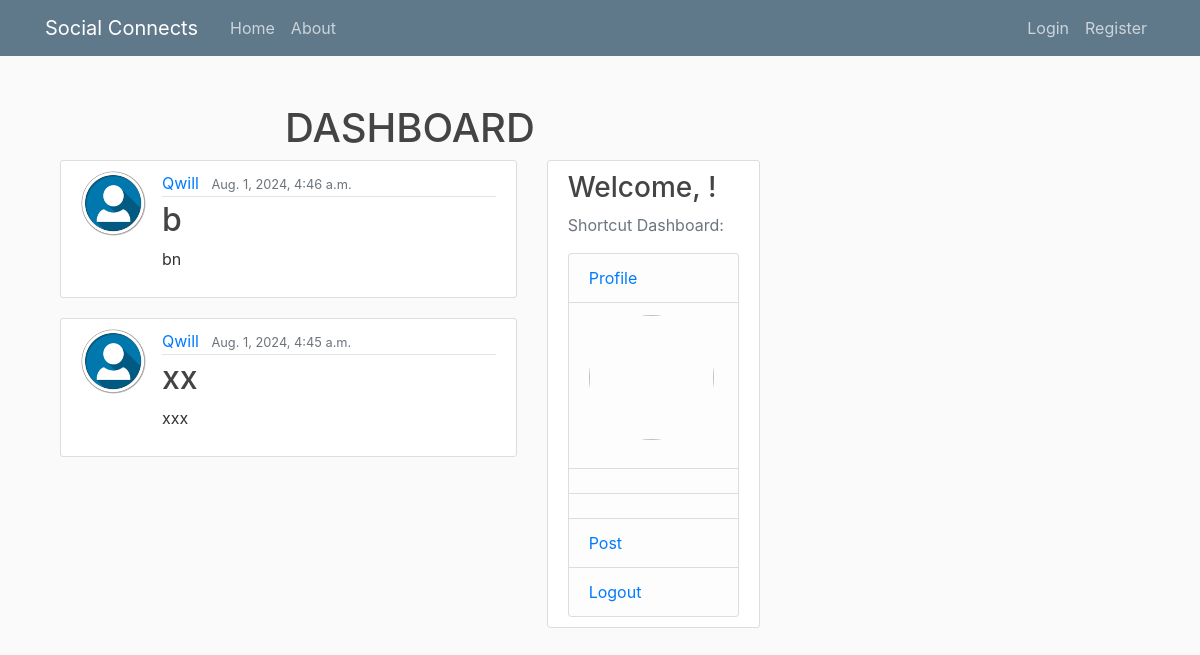
The app's page /, older data.
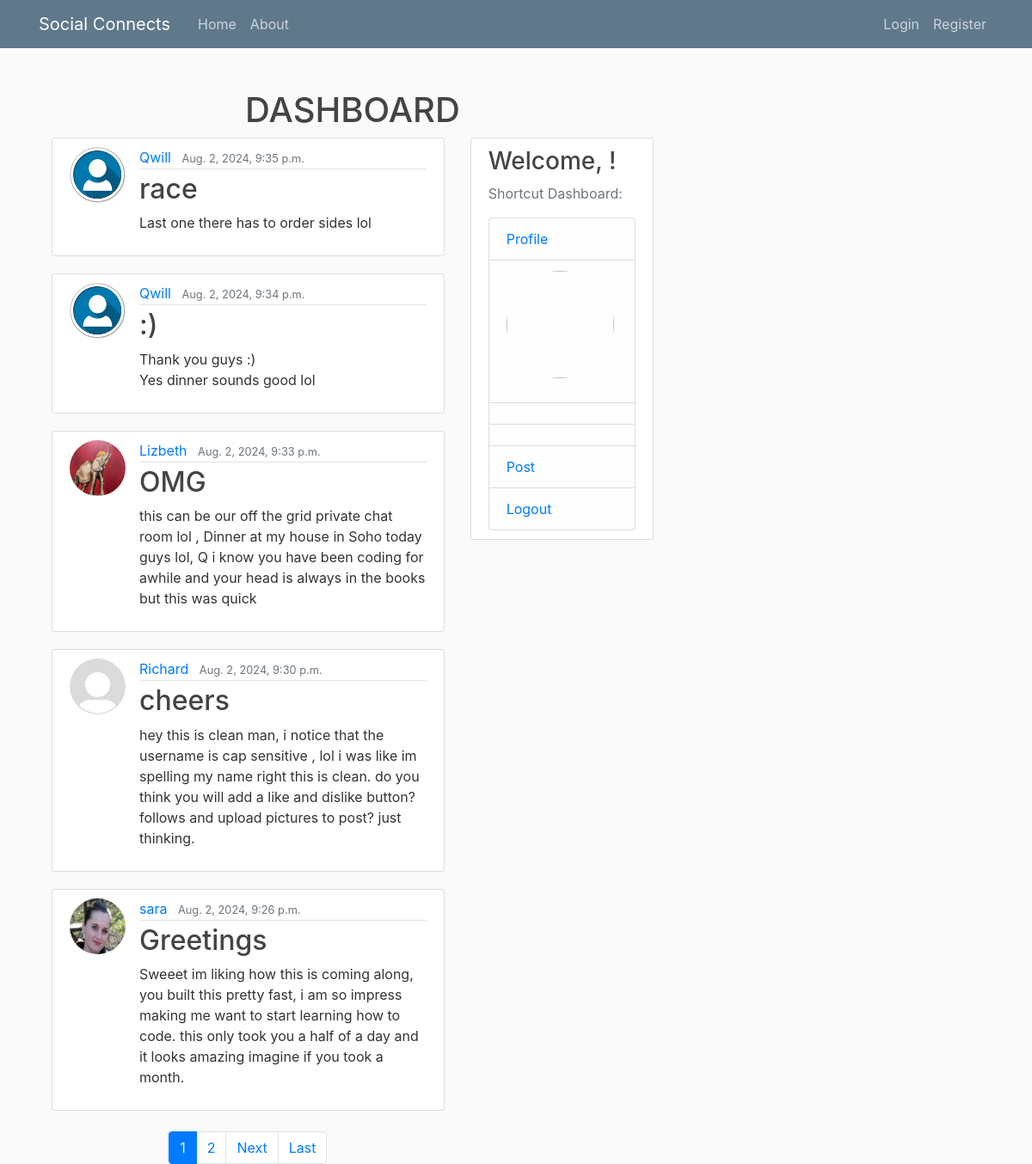
The same page, newer data.
### blog/models.py (models this page shows, shortened)
class Post(models.Model):
    title = models.CharField(max_length=100)
    content = models.TextField()
    date_posted = models.DateTimeField(default=timezone.now)
    author = models.ForeignKey(User, on_delete=models.CASCADE)

### users/models.py (models this page shows, shortened)
class Profile(models.Model):
    user = models.OneToOneField(User, on_delete=models.CASCADE)
    image = models.ImageField(default='default.jpg', upload_to='profile_pics')

### blog/views.py (the view)
# urls.py: path('', PostListView.as_view(), name="blog-home"),
class PostListView(ListView):
    model = Post
    template_name = 'blog/home.html'
    context_object_name = 'posts'
    ordering = ['-date_posted']
    paginate_by = 5

### blog/templates/blog/home.html (shortened to what this page needs)
{% extends "blog/base.html" %}
{% block content %}
<div class="container mt-4">
    <h1 class="text-center">DASHBOARD</h1>
    <div class="row">
        <div class="col-md-8">
            {% for post in posts %}
            <article class="media content-section">
                <img class="rounded-circle article-img mr-3" src="{{ post.author.profile.image.url }}" />
                <div class="media-body">
                    <div class="article-metadata">
                        <a class="mr-2" href="{% url 'user-posts' post.author.username %}">{{ post.author }}</a>
                        <small class="text-muted">{{ post.date_posted }}</small>
                    </div>
                    <h2><a class="article-title" href="{% url 'post-detail' post.id %}">{{ post.title }}</a></h2>
                    <p class="article-content">{{ post.content }}</p>
                </div>
            </article>
            {% endfor %}
            {% if is_paginated %}
            <nav aria-label="Page navigation" class="mt-4">
                <ul class="pagination justify-content-center">
                    {% for num in page_obj.paginator.page_range %}
                    {% if page_obj.number == num %}
                    <li class="page-item active">
                        <a class="page-link" href="?page={{ num }}">{{ num }}</a>
                    </li>
                    {% elif num > page_obj.number|add:'-3' and num < page_obj.number|add:'3' %}
                    <li class="page-item">
                        <a class="page-link" href="?page={{ num }}">{{ num }}</a>
                    </li>
                    {% endif %}
                    {% endfor %}
                    {% if page_obj.has_next %}
                    <li class="page-item">
                        <a class="page-link" href="?page={{ page_obj.next_page_number }}">Next</a>
                    </li>
                    <li class="page-item">
                        <a class="page-link" href="?page={{ page_obj.paginator.num_pages }}">Last</a>
                    </li>
                    {% endif %}
                </ul>
            </nav>
            {% endif %}
        </div>
        <div class="col-md-4">
            <div class="content-section">
                <h3>Welcome, {{ user.username }}!</h3>
                <p class="text-muted">Shortcut Dashboard:</p>
                <ul class="list-group">
                    <li class="list-group-item list-group-item-light"><a href="{% url 'profile' %}">Profile</a></li>
                    <li class="list-group-item list-group-item-light"><img class="rounded-circle account-img" src="{{ user.profile.image.url }}"></li>
                    <li class="list-group-item list-group-item-light">{{ user.username }}</li>
                    <li class="list-group-item list-group-item-light">{{ user.email }}</li>
                    <li class="list-group-item list-group-item-light"><a href="{% url 'post-create' %}">Post</a></li>
                    <li class="list-group-item list-group-item-light"><a href="{% url 'logout' %}">Logout</a></li>
                </ul>
            </div>
        </div>
    </div>
</div>
{% endblock %}

### blog/templates/blog/base.html (shortened to what this page needs)
{% load static %}
<!DOCTYPE html>
<html>
<head>
    <link rel="stylesheet" href="https://maxcdn.bootstrapcdn.com/bootstrap/4.0.0/css/bootstrap.min.css">
    <link rel="stylesheet" type="text/css" href="{% static 'blog/main.css' %}">
</head>
<body>
    <header class="site-header">
      <nav class="navbar navbar-expand-md navbar-dark bg-steel fixed-top">
        <div class="container">
          <a class="navbar-brand mr-4" href="{% url 'blog-home' %}">Social Connects</a>
          <div class="collapse navbar-collapse" id="navbarToggle">
            <div class="navbar-nav mr-auto">
              <a class="nav-item nav-link" href="{% url 'blog-home' %}">Home</a>
              <a class="nav-item nav-link" href="{% url 'blog-about' %}">About</a>
            </div>
            <div class="navbar-nav">
              {% if user.is_authenticated %}
                <a class="nav-item nav-link" href="{% url 'post-create' %}">New Post</a>
                <a class="nav-item nav-link" href="{% url 'profile' %}">Profile</a>
                <a class="nav-item nav-link" href="{% url 'logout' %}">Logout</a>
              {% else %}
                <a class="nav-item nav-link" href="{% url 'login' %}">Login</a>
                <a class="nav-item nav-link" href="{% url 'register' %}">Register</a>
              {% endif %}
            </div>
          </div>
        </div>
      </nav>
    </header>
    <main role="main" class="container">
      <div class="row">
        <div class="col-md-8">
          {% block content %}{% endblock %}
    </main>
</body>
</html>

### blog/static/blog/main.css (style rules this page uses)
body { background: #fafafa; color: #333333; margin-top: 5rem; }
h1, h2, h3, h4, h5, h6 { color: #444444; }
ul { margin: 0; }
.bg-steel { background-color: #5f788a; }
.site-header .navbar-nav .nav-link { color: #cbd5db; }
.content-section { background: #ffffff; padding: 10px 20px; border: 1px solid #dddddd; border-radius: 3px; margin-bottom: 20px; }
.article-title { color: #444444; }
.article-content { white-space: pre-line; }
.article-img { height: 65px; width: 65px; margin-right: 16px; }
.article-metadata { padding-bottom: 1px; margin-bottom: 4px; border-bottom: 1px solid #e3e3e3 }
.account-img { height: 125px; width: 125px; margin-right: 20px; margin-bottom: 16px; }

Row changes from the older to the newer data that the page shows:
removed Post: author.profile.image (picture), author "Qwill", date_posted "Aug. 1, 2024, 4:46 a.m.", title "b", content "bn"
removed Post: author.profile.image (picture), author "Qwill", date_posted "Aug. 1, 2024, 4:45 a.m.", title "xx", content "xxx"
added Post: author.profile.image (picture), author "Qwill", date_posted "Aug. 2, 2024, 9:35 p.m.", title "race", content "Last one there has to order sides lol"
added Post: author.profile.image (picture), author "Qwill", date_posted "Aug. 2, 2024, 9:34 p.m.", title ":)", content "Thank you guys :) Yes dinner sounds good lol"
added Post: author.profile.image (picture), author "Lizbeth", date_posted "Aug. 2, 2024, 9:33 p.m.", title "OMG", content "this can be our off the grid private chat room lol , Dinner at my house in Soho today guys lol, Q i know you have been coding for awhile and your head is always in the books but this was quick"
added Post: author.profile.image (placeholder picture), author "Richard", date_posted "Aug. 2, 2024, 9:30 p.m.", title "cheers", content "hey this is clean man, i notice that the username is cap sensitive , lol i was like im spelling my name right this is clean. do you think you will add a like and dislike button? follows and upload pictures to post? just thinking."
added Post: author.profile.image (picture), author "sara", date_posted "Aug. 2, 2024, 9:26 p.m.", title "Greetings", content "Sweeet im liking how this is coming along, you built this pretty fast, i am so impress making me want to start learning how to code. this only took you a half of a day and it looks amazing imagine if you took a month."
Text that changed along with them:
new list line: "1"
new list line: "2"
text now shown: "Next Last"
